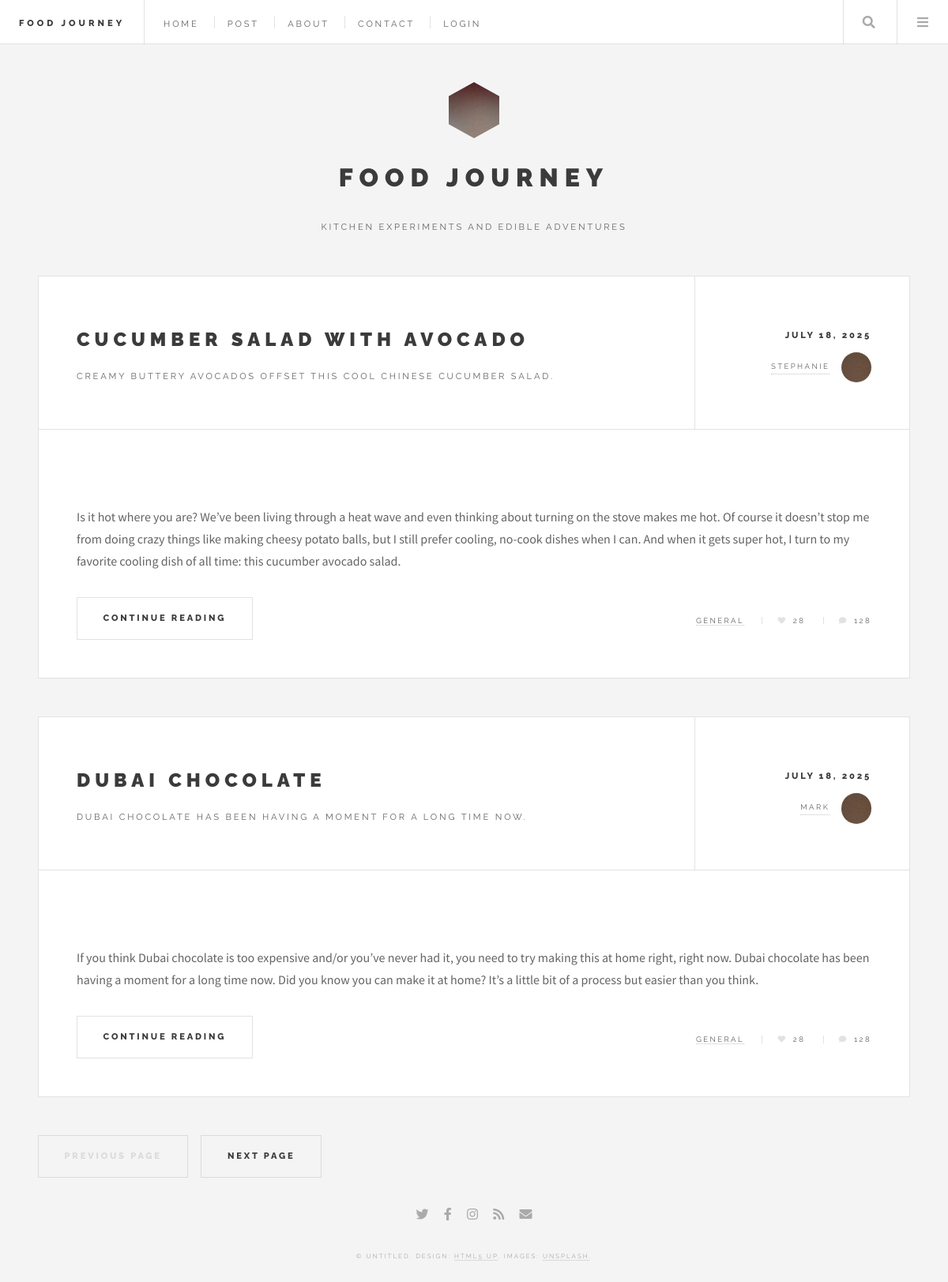
The page / on the database its author committed.
### main.py (models this page shows)
class Post(db.Model):
    id = Column(Integer, primary_key=True)
    title = Column(String(100), nullable=False)
    subtitle = Column(String(500), nullable=False)
    image = Column(String(500))
    author = Column(String(30))
    date = Column(String(30))
    content1 = Column(String(500))
    content2 = Column(String(500))
    slug = Column(String(30), unique=True)

### main.py (the view)
@app.route('/')
def index():
    info = Post.query.all()
    total = len(info)
    n = 2
    num_pages = math.ceil(total/n)
    cur_page = request.args.get("page")
    if not str(cur_page).isnumeric():
        cur_page = 1
    else:
        cur_page = int(cur_page)
    str_index = (cur_page-1)*n
    sel_post = info[str_index:str_index+n]
    if cur_page == 1:
        previous = "#"
        next = "/?page="+str(cur_page+1)
    elif cur_page == num_pages:
        previous = "/?page=" + str(cur_page - 1)
        next = "#"
    else:
        previous = "/?page=" + str(cur_page - 1)
        next = "/?page=" + str(cur_page + 1)
    return render_template("index.html", data=sel_post, param=param, previous=previous, next=next)

### templates/index.html (shortened to what this page needs)
{% extends "base.html" %}
{% block content %}
						<section id="intro">
								<a href="#" class="logo"><img src="images/logo.jpg" alt="" /></a>
								<header>
									<h2>{{param["title"]}}</h2>
									<p>Kitchen Experiments and Edible Adventures</p>
								</header>
						</section>
							{% for i in data %}
							<article class="post">
								<header>
									<div class="title">
										<h2><a href="{{url_for('post', slug=i.slug)}}">{{ i.title }}</a></h2>
										<p>{{ i.subtitle }}</p>
									</div>
									<div class="meta">
										<time class="published" datetime="2015-11-01">{{ i.date }}</time>
										<a href="#" class="author"><span class="name">{{ i.author }}</span><img src="{{url_for('static', filename = 'images/avatar.jpg')}}" alt="" /></a>
									</div>
								</header>
								<p>{{ i.content1 }}</p>
								<footer>
									<ul class="actions">
										<li><a href="{{url_for('post', slug=i.slug)}}" class="button large">Continue Reading</a></li>
									</ul>
									<ul class="stats">
										<li><a href="#">General</a></li>
										<li><a href="#" class="icon solid fa-heart">28</a></li>
										<li><a href="#" class="icon solid fa-comment">128</a></li>
									</ul>
								</footer>
							</article>
							{% endfor %}
							<ul class="actions pagination">
								{% if previous == "#" %}
								<li><a href="" class="disabled button large previous">Previous Page</a></li>
								<li><a href="{{next}}" class="button large next">Next Page</a></li>
								{% elif next == "#" %}
								<li><a href="{{previous}}" class="button large previous">Previous Page</a></li>
								<li><a href="#" class="disabled button large next">Next Page</a></li>
								{% else %}
								<li><a href="{{previous}}" class="button large previous">Previous Page</a></li>
								<li><a href="{{next}}" class="button large next">Next Page</a></li>
								{%endif%}
							</ul>
{% endblock %}

### templates/base.html (shortened to what this page needs)
<!DOCTYPE HTML>
<html>
	<head>
		<link rel="stylesheet" href="{{url_for('static', filename = 'css/main.css')}}" />
	</head>
	<body class="single is-preload">
			<div id="wrapper">
					<header id="header">
						<h1><a href="{{url_for('index')}}">{{param["title"]}}</a></h1>
						<nav class="links">
							<ul>
								<li><a href="{{url_for('index')}}">Home</a></li>
								<li><a href="{{url_for('post', slug='big-mac-tacos')}}">Post</a></li>
								<li><a href="{{url_for('about')}}">About</a></li>
								<li><a href="{{url_for('contact')}}">Contact</a></li>
								<li><a href="{{url_for('login')}}">Login</a></li>
							</ul>
						</nav>
						<nav class="main">
							<ul>
								<li class="search">
									<a class="fa-search" href="#search">Search</a>
								</li>
								<li class="menu">
									<a class="fa-bars" href="#menu">Menu</a>
								</li>
							</ul>
						</nav>
					</header>
					<div id="main">
                        {% block content %}
                        {% endblock %}
					</div>
					<section id="footer">
						<ul class="icons">
							<li><a href="#" class="icon brands fa-twitter"><span class="label">Twitter</span></a></li>
							<li><a href="#" class="icon brands fa-facebook-f"><span class="label">Facebook</span></a></li>
							<li><a href="#" class="icon brands fa-instagram"><span class="label">Instagram</span></a></li>
							<li><a href="#" class="icon solid fa-rss"><span class="label">RSS</span></a></li>
							<li><a href="#" class="icon solid fa-envelope"><span class="label">Email</span></a></li>
						</ul>
						<p class="copyright">&copy; Untitled. Design: <a href="http://html5up.net">HTML5 UP</a>. Images: <a href="http://unsplash.com">Unsplash</a>.</p>
					</section>
			</div>
	</body>
</html>

### rows shown on the page
Post: title "CUCUMBER SALAD WITH AVOCADO", subtitle "CREAMY BUTTERY AVOCADOS OFFSET THIS COOL CHINESE CUCUMBER SALAD.", date "JULY 18, 2025", author "STEPHANIE", content1 "Is it hot where you are? We’ve been living through a heat wave and even thinking about turning on the stove makes me hot. Of course it doesn’t stop me from doing crazy things like making cheesy potato balls, but I still prefer cooling, no-cook dishes when I can. And when it gets super hot, I turn to my favorite cooling dish of all time: this cucumber avocado salad."
Post: title "DUBAI CHOCOLATE", subtitle "DUBAI CHOCOLATE HAS BEEN HAVING A MOMENT FOR A LONG TIME NOW.", date "JULY 18, 2025", author "MARK", content1 "If you think Dubai chocolate is too expensive and/or you’ve never had it, you need to try making this at home right, right now. Dubai chocolate has been having a moment for a long time now. Did you know you can make it at home? It’s a little bit of a process but easier than you think."

### other values the page prints
{{ param["title"] }} "FOOD JOURNEY"
